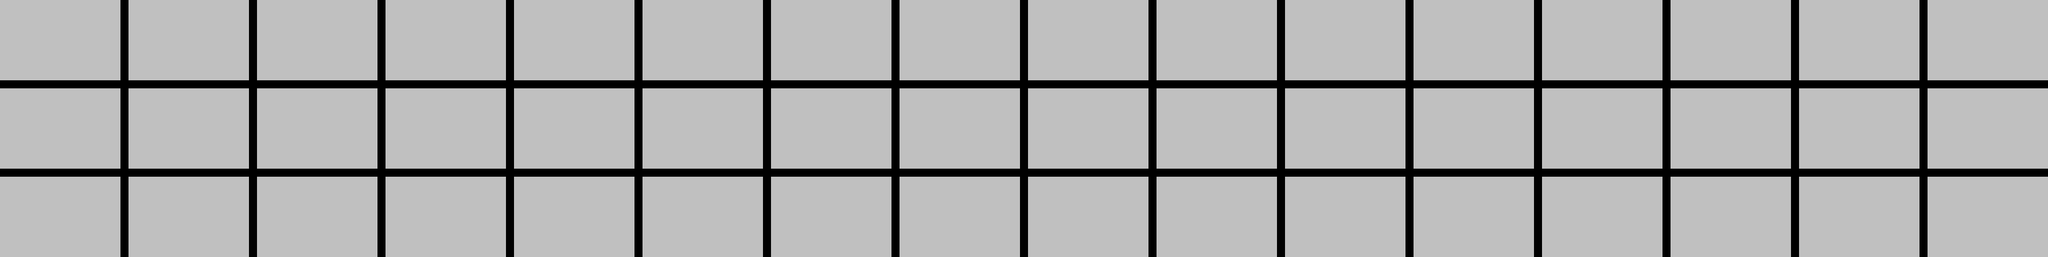

A level layout from a 2D game, rendered from its tile map. Below: a short description, then the map file with tile-grid data replaced by summaries:
An orthogonal 255x32 tile map with 16x16 px tiles, 1 tile layer (map), 2 tilesets.

<map version="1.0" orientation="orthogonal" width="255" height="32" tilewidth="16" tileheight="16">
 <properties>
  <property name="lock" value="15" />
 </properties>
 <tileset firstgid="1" name="work" tilewidth="16" tileheight="16">
  <image source="../gfx/work.png" width="256" height="48" />
 </tileset>
 <tileset firstgid="49" name="sprites" tilewidth="16" tileheight="16">
  <image source="../gfx/sprites.png" width="256" height="32" />
 </tileset>
 <layer name="map" width="255" height="32">
  <data>[8160 cells, 7200 non-empty, 1 distinct tile ids]</data>
 </layer>
 <objectgroup name="enems" width="255" height="32" />
</map>
